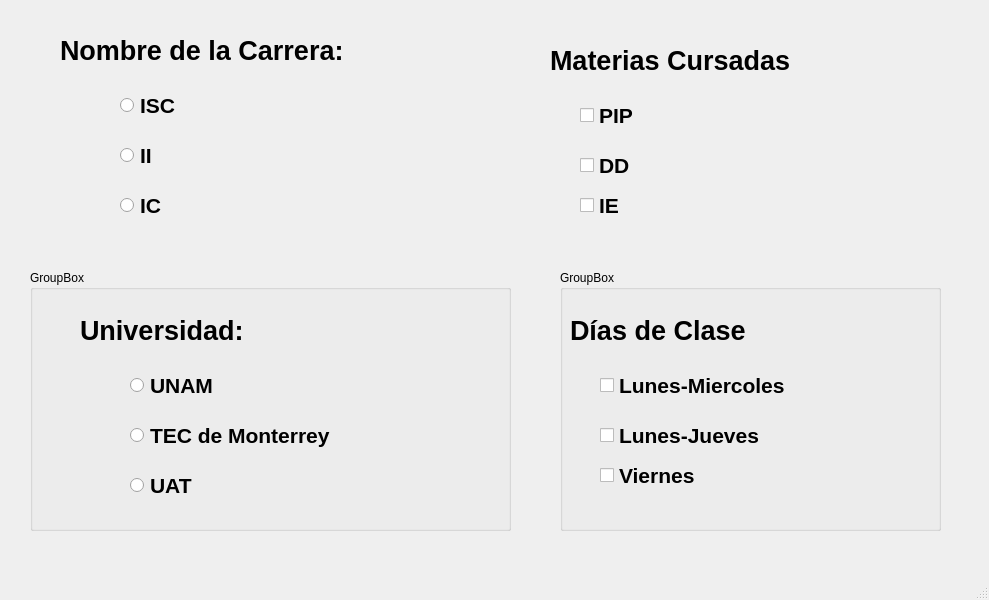
<?xml version="1.0" encoding="UTF-8"?>
<ui version="4.0">
 <class>MainWindow</class>
 <widget class="QMainWindow" name="MainWindow">
  <property name="geometry">
   <rect>
    <x>0</x>
    <y>0</y>
    <width>989</width>
    <height>600</height>
   </rect>
  </property>
  <property name="windowTitle">
   <string>MainWindow</string>
  </property>
  <widget class="QWidget" name="centralwidget">
   <widget class="QRadioButton" name="radioButton">
    <property name="geometry">
     <rect>
      <x>120</x>
      <y>90</y>
      <width>271</width>
      <height>31</height>
     </rect>
    </property>
    <property name="font">
     <font>
      <pointsize>16</pointsize>
      <weight>75</weight>
      <bold>true</bold>
     </font>
    </property>
    <property name="text">
     <string>ISC</string>
    </property>
   </widget>
   <widget class="QCheckBox" name="checkBox">
    <property name="geometry">
     <rect>
      <x>580</x>
      <y>100</y>
      <width>251</width>
      <height>31</height>
     </rect>
    </property>
    <property name="font">
     <font>
      <pointsize>16</pointsize>
      <weight>75</weight>
      <bold>true</bold>
     </font>
    </property>
    <property name="text">
     <string>PIP</string>
    </property>
   </widget>
   <widget class="QLabel" name="label">
    <property name="geometry">
     <rect>
      <x>60</x>
      <y>30</y>
      <width>371</width>
      <height>41</height>
     </rect>
    </property>
    <property name="font">
     <font>
      <pointsize>20</pointsize>
      <weight>75</weight>
      <bold>true</bold>
     </font>
    </property>
    <property name="text">
     <string>Nombre de la Carrera:</string>
    </property>
   </widget>
   <widget class="QRadioButton" name="radioButton_2">
    <property name="geometry">
     <rect>
      <x>120</x>
      <y>140</y>
      <width>271</width>
      <height>31</height>
     </rect>
    </property>
    <property name="font">
     <font>
      <pointsize>16</pointsize>
      <weight>75</weight>
      <bold>true</bold>
     </font>
    </property>
    <property name="text">
     <string>II</string>
    </property>
   </widget>
   <widget class="QRadioButton" name="radioButton_3">
    <property name="geometry">
     <rect>
      <x>120</x>
      <y>190</y>
      <width>271</width>
      <height>31</height>
     </rect>
    </property>
    <property name="font">
     <font>
      <pointsize>16</pointsize>
      <weight>75</weight>
      <bold>true</bold>
     </font>
    </property>
    <property name="text">
     <string>IC</string>
    </property>
   </widget>
   <widget class="QGroupBox" name="groupBox">
    <property name="geometry">
     <rect>
      <x>30</x>
      <y>270</y>
      <width>481</width>
      <height>261</height>
     </rect>
    </property>
    <property name="title">
     <string>GroupBox</string>
    </property>
    <widget class="QRadioButton" name="radioButton_6">
     <property name="geometry">
      <rect>
       <x>100</x>
       <y>100</y>
       <width>271</width>
       <height>31</height>
      </rect>
     </property>
     <property name="font">
      <font>
       <pointsize>16</pointsize>
       <weight>75</weight>
       <bold>true</bold>
      </font>
     </property>
     <property name="text">
      <string>UNAM</string>
     </property>
    </widget>
    <widget class="QLabel" name="label_2">
     <property name="geometry">
      <rect>
       <x>50</x>
       <y>40</y>
       <width>371</width>
       <height>41</height>
      </rect>
     </property>
     <property name="font">
      <font>
       <pointsize>20</pointsize>
       <weight>75</weight>
       <bold>true</bold>
      </font>
     </property>
     <property name="text">
      <string>Universidad:</string>
     </property>
    </widget>
    <widget class="QRadioButton" name="radioButton_4">
     <property name="geometry">
      <rect>
       <x>100</x>
       <y>200</y>
       <width>271</width>
       <height>31</height>
      </rect>
     </property>
     <property name="font">
      <font>
       <pointsize>16</pointsize>
       <weight>75</weight>
       <bold>true</bold>
      </font>
     </property>
     <property name="text">
      <string>UAT</string>
     </property>
    </widget>
    <widget class="QRadioButton" name="radioButton_5">
     <property name="geometry">
      <rect>
       <x>100</x>
       <y>150</y>
       <width>271</width>
       <height>31</height>
      </rect>
     </property>
     <property name="font">
      <font>
       <pointsize>16</pointsize>
       <weight>75</weight>
       <bold>true</bold>
      </font>
     </property>
     <property name="text">
      <string>TEC de Monterrey</string>
     </property>
    </widget>
   </widget>
   <widget class="QLabel" name="label_3">
    <property name="geometry">
     <rect>
      <x>550</x>
      <y>40</y>
      <width>371</width>
      <height>41</height>
     </rect>
    </property>
    <property name="font">
     <font>
      <pointsize>20</pointsize>
      <weight>75</weight>
      <bold>true</bold>
     </font>
    </property>
    <property name="text">
     <string>Materias Cursadas</string>
    </property>
   </widget>
   <widget class="QCheckBox" name="checkBox_2">
    <property name="geometry">
     <rect>
      <x>580</x>
      <y>150</y>
      <width>251</width>
      <height>31</height>
     </rect>
    </property>
    <property name="font">
     <font>
      <pointsize>16</pointsize>
      <weight>75</weight>
      <bold>true</bold>
     </font>
    </property>
    <property name="text">
     <string>DD</string>
    </property>
   </widget>
   <widget class="QCheckBox" name="checkBox_3">
    <property name="geometry">
     <rect>
      <x>580</x>
      <y>190</y>
      <width>251</width>
      <height>31</height>
     </rect>
    </property>
    <property name="font">
     <font>
      <pointsize>16</pointsize>
      <weight>75</weight>
      <bold>true</bold>
     </font>
    </property>
    <property name="text">
     <string>IE</string>
    </property>
   </widget>
   <widget class="QGroupBox" name="groupBox_2">
    <property name="geometry">
     <rect>
      <x>560</x>
      <y>270</y>
      <width>381</width>
      <height>261</height>
     </rect>
    </property>
    <property name="title">
     <string>GroupBox</string>
    </property>
    <widget class="QCheckBox" name="checkBox_4">
     <property name="geometry">
      <rect>
       <x>40</x>
       <y>190</y>
       <width>251</width>
       <height>31</height>
      </rect>
     </property>
     <property name="font">
      <font>
       <pointsize>16</pointsize>
       <weight>75</weight>
       <bold>true</bold>
      </font>
     </property>
     <property name="text">
      <string>Viernes</string>
     </property>
    </widget>
    <widget class="QCheckBox" name="checkBox_5">
     <property name="geometry">
      <rect>
       <x>40</x>
       <y>100</y>
       <width>251</width>
       <height>31</height>
      </rect>
     </property>
     <property name="font">
      <font>
       <pointsize>16</pointsize>
       <weight>75</weight>
       <bold>true</bold>
      </font>
     </property>
     <property name="text">
      <string>Lunes-Miercoles</string>
     </property>
    </widget>
    <widget class="QLabel" name="label_4">
     <property name="geometry">
      <rect>
       <x>10</x>
       <y>40</y>
       <width>371</width>
       <height>41</height>
      </rect>
     </property>
     <property name="font">
      <font>
       <pointsize>20</pointsize>
       <weight>75</weight>
       <bold>true</bold>
      </font>
     </property>
     <property name="text">
      <string>Días de Clase</string>
     </property>
    </widget>
    <widget class="QCheckBox" name="checkBox_6">
     <property name="geometry">
      <rect>
       <x>40</x>
       <y>150</y>
       <width>251</width>
       <height>31</height>
      </rect>
     </property>
     <property name="font">
      <font>
       <pointsize>16</pointsize>
       <weight>75</weight>
       <bold>true</bold>
      </font>
     </property>
     <property name="text">
      <string>Lunes-Jueves</string>
     </property>
    </widget>
   </widget>
  </widget>
  <widget class="QMenuBar" name="menubar">
   <property name="geometry">
    <rect>
     <x>0</x>
     <y>0</y>
     <width>989</width>
     <height>26</height>
    </rect>
   </property>
  </widget>
  <widget class="QStatusBar" name="statusbar"/>
 </widget>
 <resources/>
 <connections/>
</ui>
